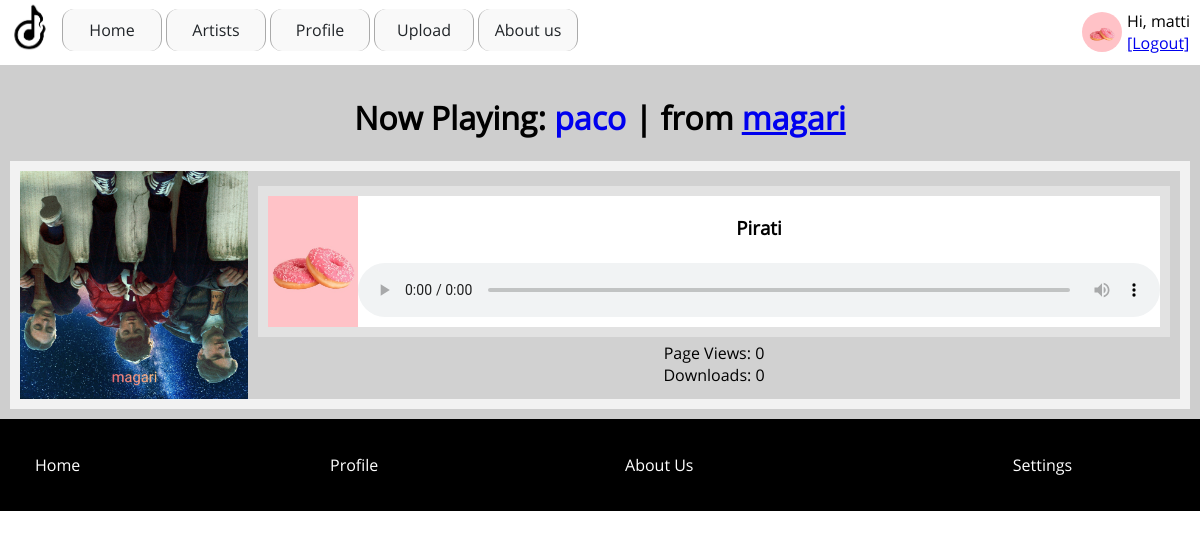
Screenshot of /song.php?id=11 (signed in) with the database file from the repository.
### tables this page shows
CREATE TABLE `users` (
  `id` int(11) NOT NULL,
  `username` varchar(30) NOT NULL,
  `first_name` varchar(30) NOT NULL,
  `last_name` varchar(30) NOT NULL,
  `email` varchar(100) NOT NULL,
  `password` varchar(255) NOT NULL,
  `role` varchar(5) NOT NULL,
  `biog` varchar(2000) DEFAULT NULL,
  `date` datetime NOT NULL,
  `image` varchar(1024) DEFAULT NULL
);

CREATE TABLE `album` (
  `id` int(11) NOT NULL,
  `title` varchar(30) NOT NULL,
  `image` varchar(1024) DEFAULT NULL,
  `date` date NOT NULL,
  `user_id` int(11) DEFAULT NULL
);

CREATE TABLE `songs` (
  `id` int(11) NOT NULL,
  `user_id` int(11) NOT NULL,
  `file` varchar(1024) NOT NULL,
  `image` varchar(1024) NOT NULL,
  `title` varchar(100) NOT NULL,
  `views` int(11) NOT NULL DEFAULT 0,
  `downloads` int(11) NOT NULL DEFAULT 0,
  `popularity` int(11) NOT NULL DEFAULT 0,
  `date` datetime DEFAULT NULL,
  `album_id` int(11) DEFAULT NULL
);

### functions.php (called while the page is built, shortened)
<?php
function add_page_view($song_id)
{
    $row = query("SELECT * FROM songs WHERE id = '$song_id' LIMIT 1");
}
function get_image($path)
{
    if(file_exists($path ?? ''))
        return $path;
    return "assets/images/13.jpg";
}
function esc($str)
{
    return htmlspecialchars($str);
}
function query($query)
{
    global $conn;
    $result = mysqli_query($conn, $query);
	if(!is_bool($result))
	{
		if(mysqli_num_rows($result) > 0)
		{
			$rows = [];
			while($row = mysqli_fetch_assoc($result))
			{
				$rows[] = $row;
			}
			return $rows;
		}
	}
	return false;
}

### song.php (the view, shortened to what this page needs)
<?php
	require 'init.php';
	$song_id = $_GET['id'] ?? 0;
    $song_id = (int) $song_id;
	$query = "SELECT * FROM songs WHERE id = '$song_id' LIMIT 1";
	$song = query($query);
	if(!empty($song))
	{
		$song = $song[0];
		$id = $song['user_id'];
        $query = "SELECT * FROM users WHERE id = '$id' LIMIT 1";
        $row = query($query);
        if(!empty($row))
        {
            $row = $row[0];
        }
		if(user('id') != $song['user_id'])
			add_page_view($song['id']);
		$album_titles = query("SELECT album.title FROM album JOIN songs ON album.id=songs.album_id WHERE songs.id = $song_id;");
		if (!empty($album_titles))
			$album_title = $album_titles[0]['title'];
	}
?>
	<?php require 'header.php';?>
	<div class="class_35" >
		<?php if(!empty($row)): ?>
			<h1 class="class_14"  >
				Now Playing:
				<a style="text-decoration:none;" href="profile.php?id=<?=$row['id']?>">
					<?=$row['username']?>
				</a>
				<?php if(!empty($album_titles)): ?>
					| from <a href="album.php?id=<?=$song['album_id']?>">
						<?=$album_title?>
					</a>
				<?php endif; ?>
			</h1>
		<?php endif; ?>
		<?php if(!empty($row)): ?>
			<div class="class_36">
				<div class="class_37" style="margin:auto;display:flex">
                    <img src="<?=get_image($song['image'])?>" class="class_38" style="max-width:400px; height:auto;flex:0.5">
					<div class="class_39" style="display:block;flex:2" >
						<?php if(!empty($song)): ?>
							<div class="class_44" >
								<div class="class_45" >
									<img src="<?=get_image($row['image'])?>" class="class_46">
								</div>
								<div class="class_47" >
									<h3 class="class_18"><?=esc($song['title'])?></h3>
									<div class="class_29" >
										<audio controls="" class="class_30" >
											<source src="<?=$song['file']?>" type="audio/mpeg" >
										</audio>
									</div>
								</div>
							</div>
							<div style="color:black;text-align:center;">Page Views: <?=$song['views']?></div>
							<div style="color:black;text-align:center;">Downloads: <?=$song['downloads']?></div>
						<?php else: ?>
							<div style="color:black; padding:10px; text-align:center;" >No song found!
								<br><a href="upload.php">Upload a song</a>
							</div>
						<?php endif; ?>
					</div>
				</div>
			</div>
		<?php endif; ?>
	</div>
<?php require 'footer.php';?>

### assets/css/styles.css (style rules this page uses)
body { font-family: opensans; font-size: 16px; margin:65px 0 0 0; padding:0px; word-break: break-word; word-wrap: break-word; }
.class_14 { padding-left: 10px; padding-right: 10px; text-align: center; color: rgb(0, 0, 0); }
.class_18 { padding-left: 10px; padding-right: 10px; text-decoration: none; }
.class_29 { padding-top:5px; padding-bottom:5px; }
.class_30 { width:100% }
.class_35 { padding: 10px; background-color: rgb(206, 206, 206); color: rgb(255, 255, 255); }
.class_36 { display: flex; flex-wrap:wrap; }
.class_37 { flex: 1 1 0%; min-width: 500px; min-height: 200px; background-color: rgb(242, 242, 242); vertical-align: top; text-align: center; color: rgb(0, 0, 0); padding: 10px; }
.class_38 { width:150px; height:150px; object-fit: cover; }
.class_39 { padding: 10px; background-color: rgb(209, 209, 209); color: rgb(255, 255, 255); display: flex; }
.class_44 { height:fit-content; padding: 10px; background-color: rgb(226, 226, 226); color: rgb(255, 255, 255); display: flex; margin-top: 5px; margin-bottom: 5px; }
.class_45 { width: 100px; height: auto; background-color: rgb(198, 198, 198); color: rgb(255, 255, 255); }
.class_46 { width: 100%; height: 100%; object-fit: cover; }
.class_47 { height: fit-content; background-color: rgb(255, 255, 255); color: rgb(0, 0, 0); width: 100%; }

### rows the page displays
users: username "paco"
album: title "magari"
songs: image (picture), title "Pirati", views "0", downloads "0"

### other values shown
user('username') "matti"
